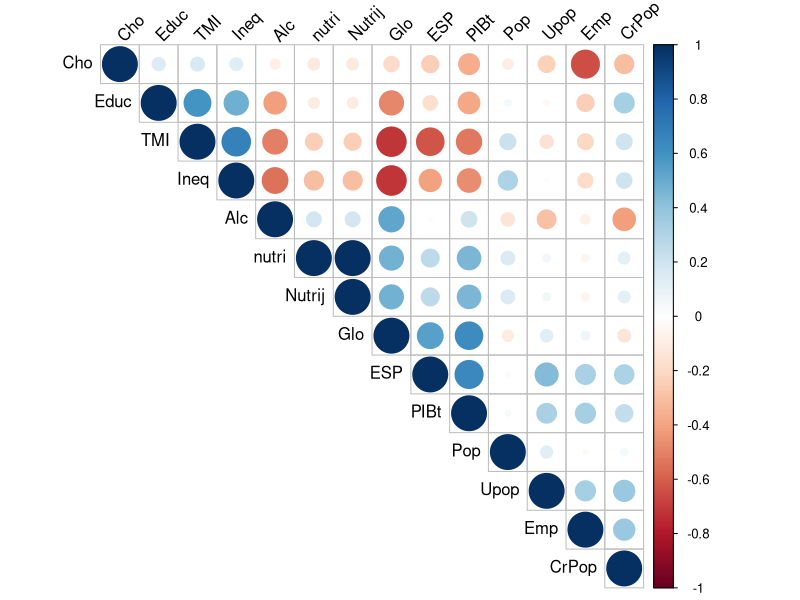
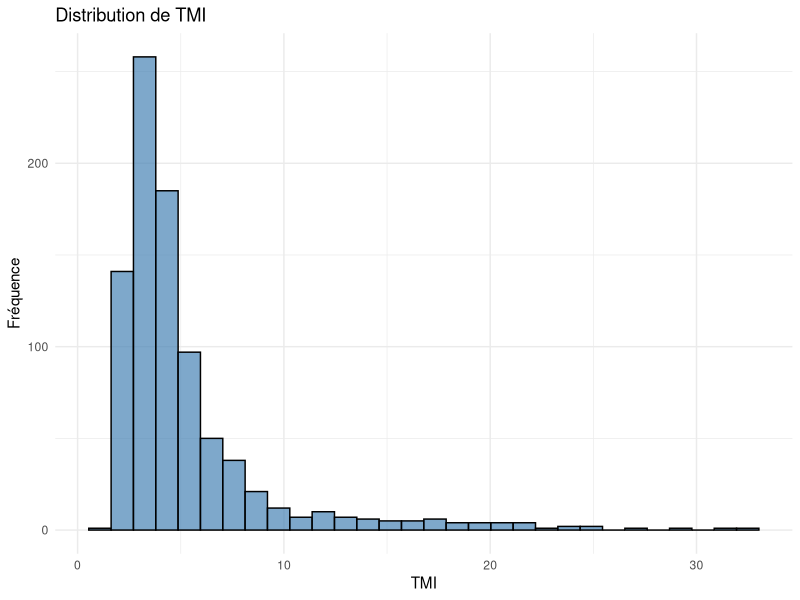
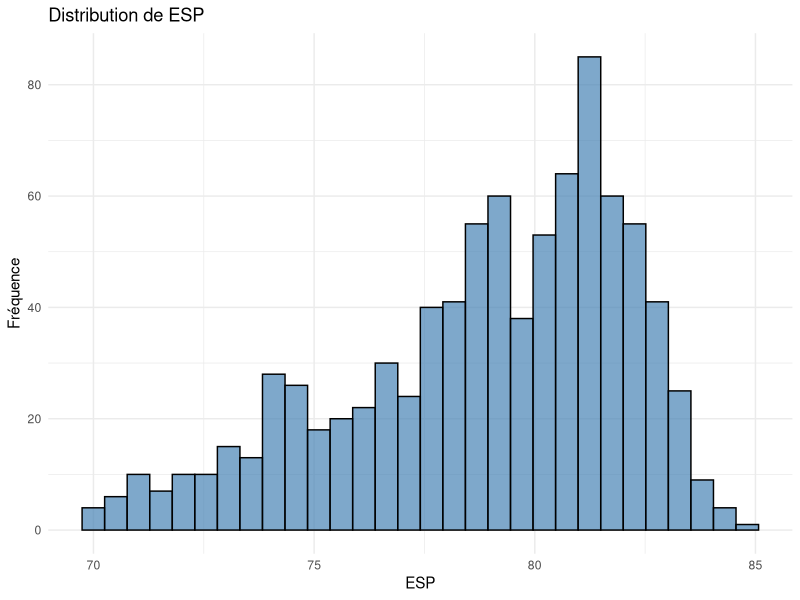
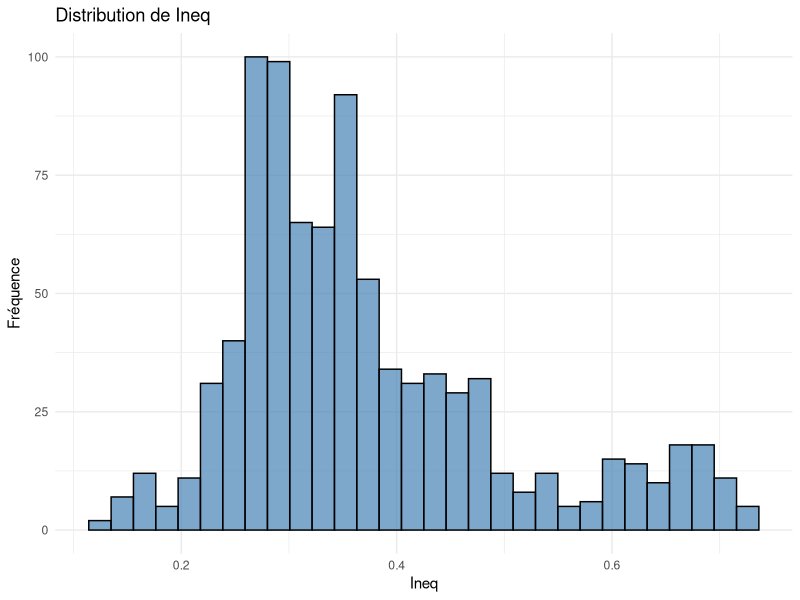
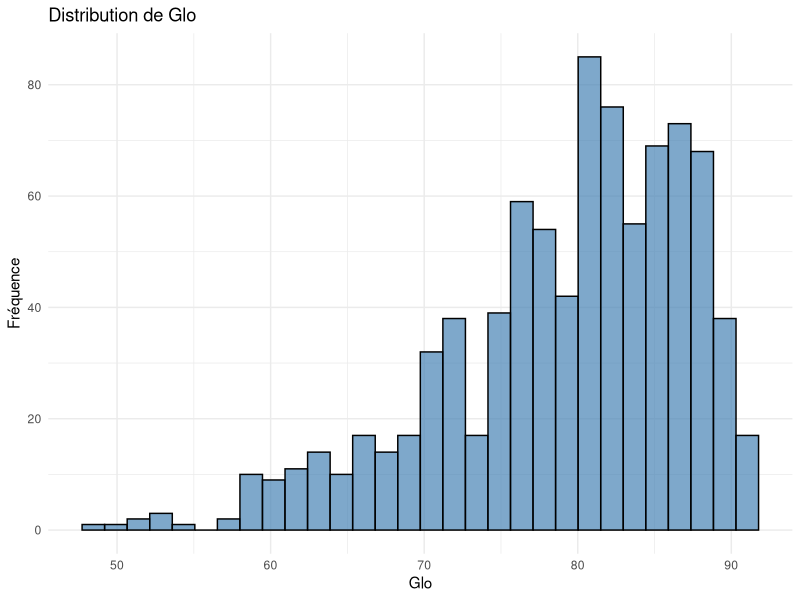
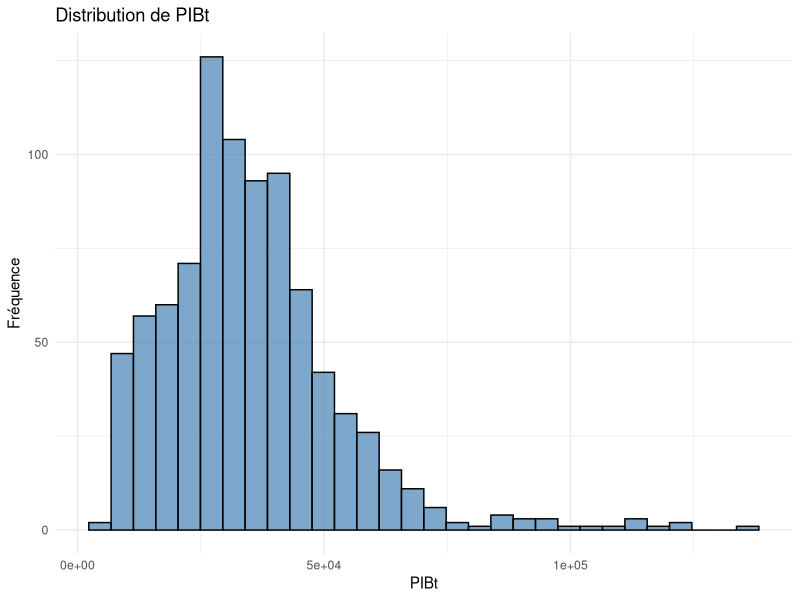
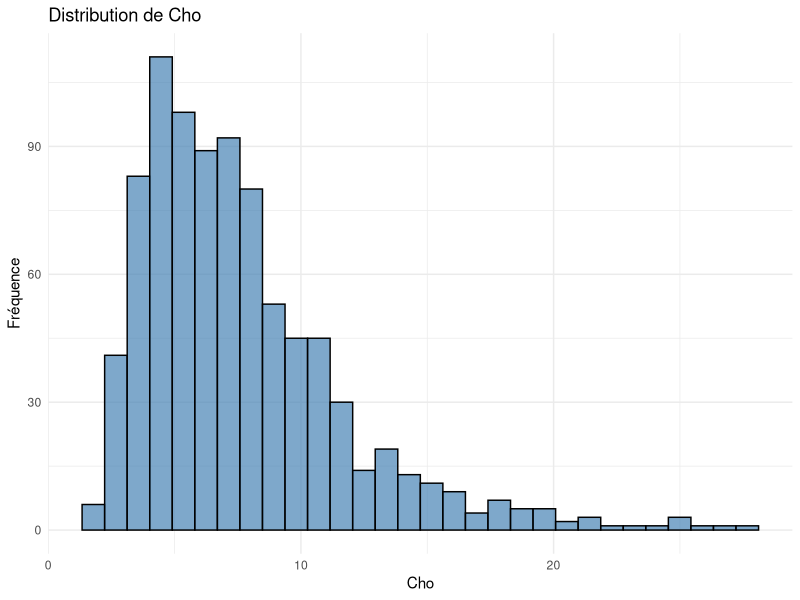
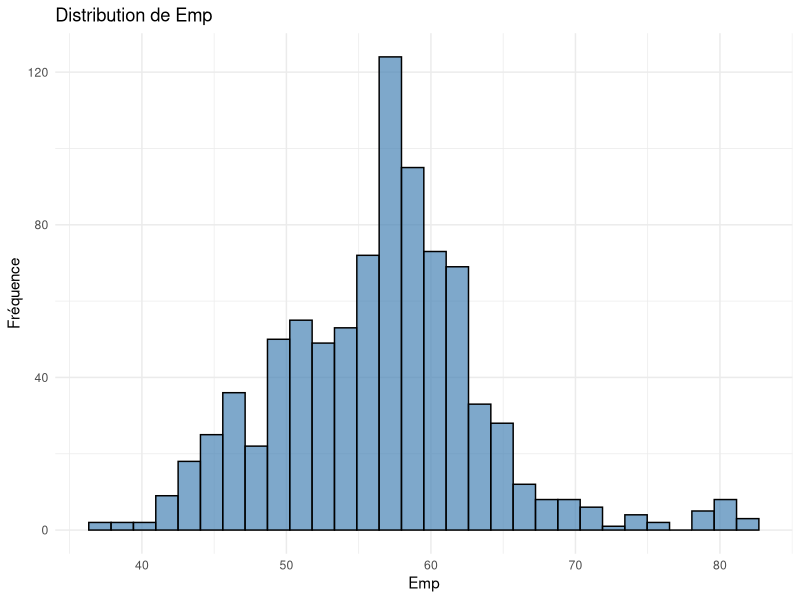

These charts were generated, in order, by the following R code:
library(readxl)
library(plm)
library(dplyr)
library(ggplot2)
library(corrplot)

# Load data base
Base <- read_excel("Data/OCDE_Data.xlsx")
head(Base)
# On enlève les lignes contenant l'année 2022
Base <- Base %>% 
  filter(Year != 2022)

# Convertir en données de panel
# Définir le jeu de données comme un `pdata.frame`, en spécifiant les colonnes d'indexpdata 
pdata<- pdata.frame(Base, index = c("Country", "Year"))

#Vérifier le nombre de lignes et de variables
cat("Nombre de lignes :", nrow(pdata))
cat("Nombre de variables :", ncol(pdata))

# Vérifier l'équilibre
is_balanced <- is.pbalanced(pdata)
if(is_balanced){
  cat("base de données équilibrée")
}else{
  cat("base de données déséquilibrée")
}
'Nous avons une base de données équilibrée'

# Valeurs manquantes
NROW(na.omit(pdata))
missing_data <- pdata[!complete.cases(pdata),]
print(missing_data)


# Afficher les années
years_modalite <- unique(pdata$Year)
years_modalite
'Notre jeu de données va de 1999 à 2021'

# Afficher les différents pays
country_modalite <- unique(pdata$Country.name)
country_modalite
'Nous avons en tout 35 Pays de l OCDE'

# Stat descriptive
summary(pdata)


# Matrice de correlation
continuous_variable <- pdata[sapply(pdata, is.double)]
continuous_variable
correlation_matrix <-cor(continuous_variable, use="complete.obs")
correlation_matrix


# Visualiser la matrice de corrélation
corrplot(correlation_matrix, method = "circle", 
         type = "upper",  # Afficher uniquement la partie supérieure de la matrice
         order = "hclust",  # Ordre par regroupement hiérarchique
         tl.col = "black",  # Couleur des étiquettes de ligne et de colonne
         tl.srt = 45)  # Incliner les étiquettes




# Convertir le pdata.frame en data.frame standard
pdata_df <- as.data.frame(pdata)

# Sélectionner uniquement les colonnes continues (de type double)
continuous_vars <- pdata_df[sapply(pdata_df, is.double)]

# Boucle pour afficher la distribution de chaque variable continue
for (var_name in names(continuous_vars)) {
  # Créer un histogramme pour chaque variable continue
  print(
    ggplot(data = pdata_df, aes(x = .data[[var_name]])) +
      geom_histogram(bins = 30, fill = "steelblue", color = "black", alpha = 0.7) +
      labs(title = paste("Distribution de", var_name), x = var_name, y = "Fréquence") +
      theme_minimal()
  )
  
  # Pause pour afficher chaque graphique individuellement dans certains environnements
  Sys.sleep(1)  # Pause d'une seconde avant de passer à la variable suivante
}

# Spécifiez vos variables ici
x_var <- "Ineq"  # Remplacez par le nom de la variable indépendante
y_var <- "ESP"  # Remplacez par le nom de la variable dépendante

# Tracer la courbe entre les deux variables
ggplot(data = pdata_df, aes_string(x = x_var, y = y_var)) +
  geom_line(color = "blue", size = 1) +  # Ajoute une ligne pour la courbe
  labs(title = paste("Courbe de", y_var, "en fonction de", x_var),
       x = x_var, y = y_var) +
  theme_minimal()


# Boucle pour générer un graphique pour chaque pays
for (country in unique(pdata_df$Country.name)) {
  # Filtrer les données pour le pays actuel
  pdata_country <- pdata_df %>% filter(Country.name == country)
  
  # Créer et afficher le graphique pour ce pays
  print(
    ggplot(data = pdata_country, aes_string(x = x_var, y = y_var)) +
      geom_line(color = "blue", size = 1) +
      labs(title = paste("Courbe de", y_var, "en fonction de", x_var, "pour le pays", country),
           x = x_var, y = y_var) +
      theme_minimal()
  )
  
  # Pause pour afficher chaque graphique successivement dans certains environnements
  Sys.sleep(1)  # Pause d'une seconde avant de passer au pays suivant
}
